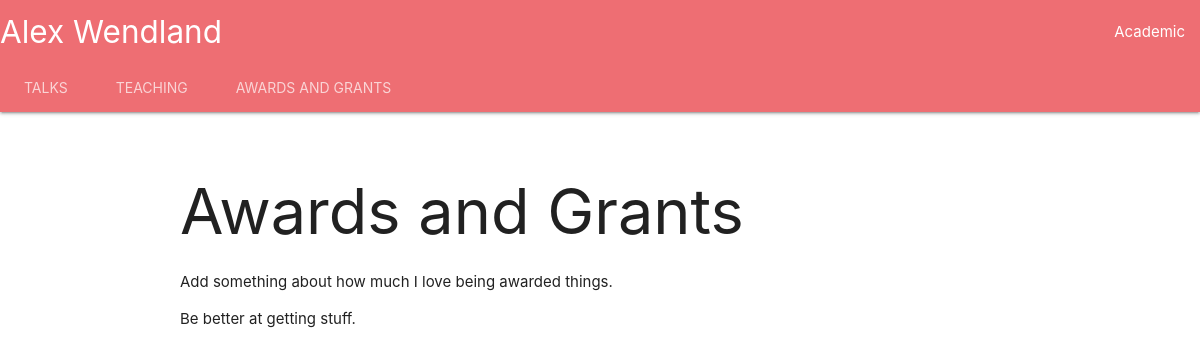
/academic/awards_and_grants/, run on an earlier commit of the app's database.
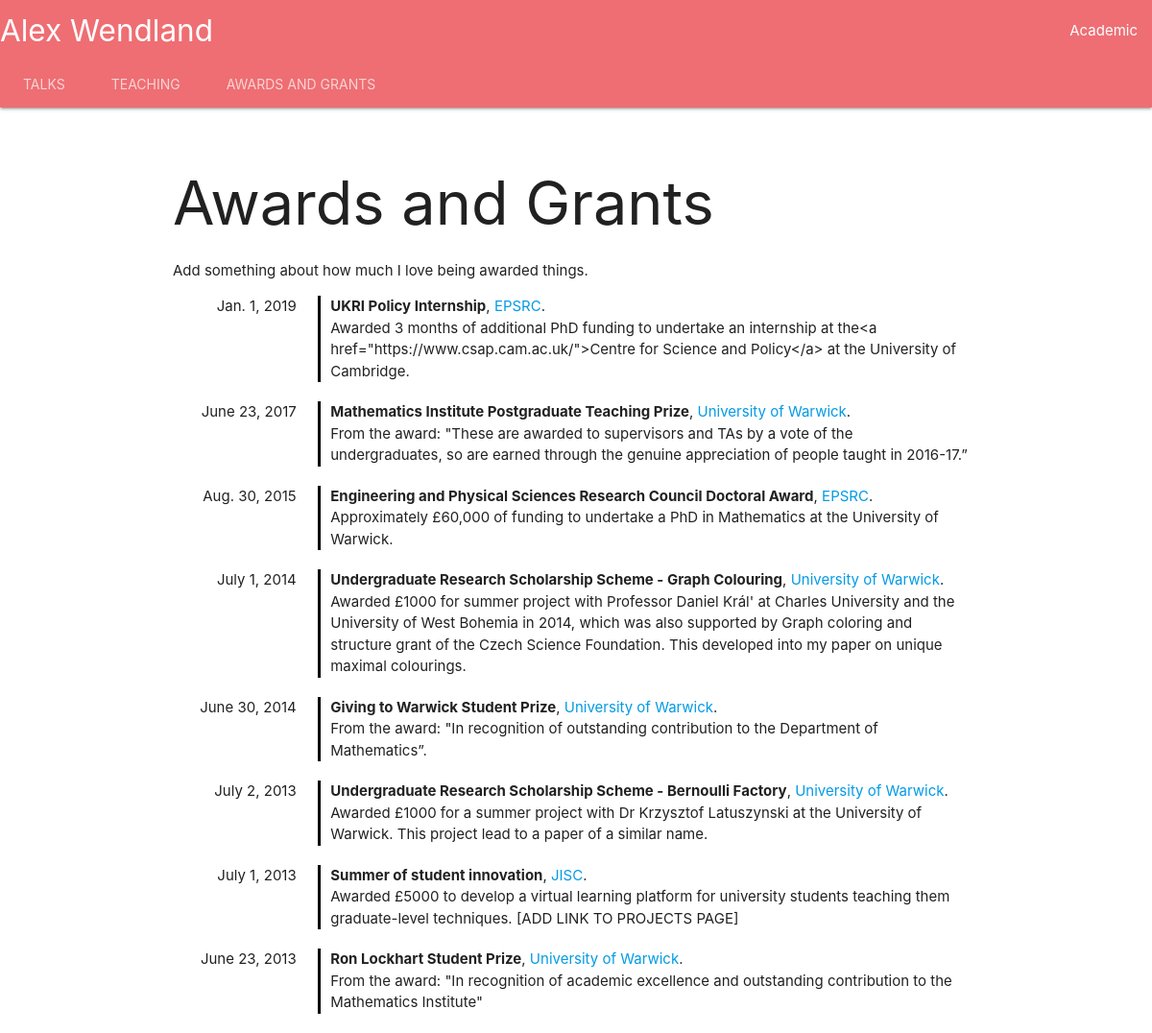
And on a later commit of the database.
### academic/models.py (models this page shows, shortened)
class Award(models.Model):
    title = models.CharField('Title',max_length=400)
    date_obt = models.DateField('Date Obtained')
    text = models.TextField('Text on award', blank = True)
    organisation_name = models.CharField('Organisation', max_length=200)
    organisation_URL = models.URLField('Organisation URL', null=True)

### academic/views.py (the view)
# urls.py: path('awards_and_grants/', views.AwardsView.as_view(), name='awards'),
class AwardsView(generic.ListView):
    template_name = "awards.html"
    context_object_name = 'awards'
    def get_queryset(self):
        return Award.objects.order_by('-date_obt')

### academic/templates/awards.html (shortened to what this page needs)
{% extends "base_academic.html" %}
{% block page_content %}
<h1>Awards and Grants</h1>
<p>Add something about how much I love being awarded things.</p>
{% if awards %}
	{% for award in awards %}
		<div class="row">
			<div class="col s2"><div class="right">{{ award.date_obt }}</div></div>
			<div class="col s10"><div class="vl"> <div class="v2"> <b>{{ award.title }}</b>, <a href={{award.organisation_URL}}>{{ award.organisation_name }}</a>.<br>
			{{award.text}} </div></div></div>
		</div>
    {% endfor %}
{% else %}
    <p>Be better at getting stuff.</p>
{% endif %}
{% endblock %}

### academic/templates/base_academic.html
{% extends "base.html" %}
{% block bar_extension %}
    <div class="nav-content">
      <ul class="tabs tabs-transparent">
        <li class="tab"><a href={% url 'academic:talk_index'%}>Talks</a></li>
        <li class="tab"><a href={% url 'academic:teaching'%}>Teaching</a></li>
        <li class="tab"><a href={% url 'academic:awards'%}>Awards and Grants</a></li>
      </ul>
    </div>
{% endblock %}

### templates/base.html (shortened to what this page needs)
<!DOCTYPE html>
<html lang="en">
<head>
    <link rel="stylesheet" href="https://cdnjs.cloudflare.com/ajax/libs/materialize/1.0.0/css/materialize.min.css">
</head>
<body>
    <nav class="nav-extended">
        <div class="nav-wrapper">
            <a href={% url 'home:home'%} class="brand-logo">Alex Wendland</a>
            <ul id="nav-mobile" class="right hide-on-med-and-down">
                <li><a href={% url 'academic:index'%}>Academic</a></li>
            </ul>
        </div>
        {% block bar_extension %}{% endblock %}
    </nav>
	<br>
	<div class="container">
	{% block page_content %}{% endblock %}
	</div>
</body>
</html>

### academic/templates/awards.html (style rules this page uses)
.vl { border-left: 3px solid black; }
.v2 { border-left: 10px solid white; }
.right { text-align: right; }

What changed in the data, as far as the page shows it:
added Award: date_obt "Jan. 1, 2019", title "UKRI Policy Internship", organisation_name "EPSRC", text "Awarded 3 months of additional PhD funding to undertake an internship at the<a href=\"https://www.csap.cam.ac.uk/\">Centre for Science and Policy</a> at the University of Cambridge."
added Award: date_obt "June 23, 2017", title "Mathematics Institute Postgraduate Teaching Prize", organisation_name "University of Warwick", text "From the award: \"These are awarded to supervisors and TAs by a vote of the undergraduates, so are earned through the genuine appreciation of people taught in 2016-17.”"
added Award: date_obt "Aug. 30, 2015", title "Engineering and Physical Sciences Research Council Doctoral Award", organisation_name "EPSRC", text "Approximately £60,000 of funding to undertake a PhD in Mathematics at the University of Warwick."
added Award: date_obt "July 1, 2014", title "Undergraduate Research Scholarship Scheme - Graph Colouring", organisation_name "University of Warwick", text "Awarded £1000 for summer project with Professor Daniel Král' at Charles University and the University of West Bohemia in 2014, which was also supported by Graph coloring and structure grant of the Czech Science Foundation. This developed into my paper on unique maximal colourings."
added Award: date_obt "June 30, 2014", title "Giving to Warwick Student Prize", organisation_name "University of Warwick", text "From the award: \"In recognition of outstanding contribution to the Department of Mathematics”."
added Award: date_obt "July 2, 2013", title "Undergraduate Research Scholarship Scheme - Bernoulli Factory", organisation_name "University of Warwick", text "Awarded £1000 for a summer project with Dr Krzysztof Latuszynski at the University of Warwick. This project lead to a paper of a similar name."
added Award: date_obt "July 1, 2013", title "Summer of student innovation", organisation_name "JISC", text "Awarded £5000 to develop a virtual learning platform for university students teaching them graduate-level techniques. [ADD LINK TO PROJECTS PAGE]"
added Award: date_obt "June 23, 2013", title "Ron Lockhart Student Prize", organisation_name "University of Warwick", text "From the award: \"In recognition of academic excellence and outstanding contribution to the Mathematics Institute\""
Also different on the page:
text no longer shown: "Be better at getting stuff."
